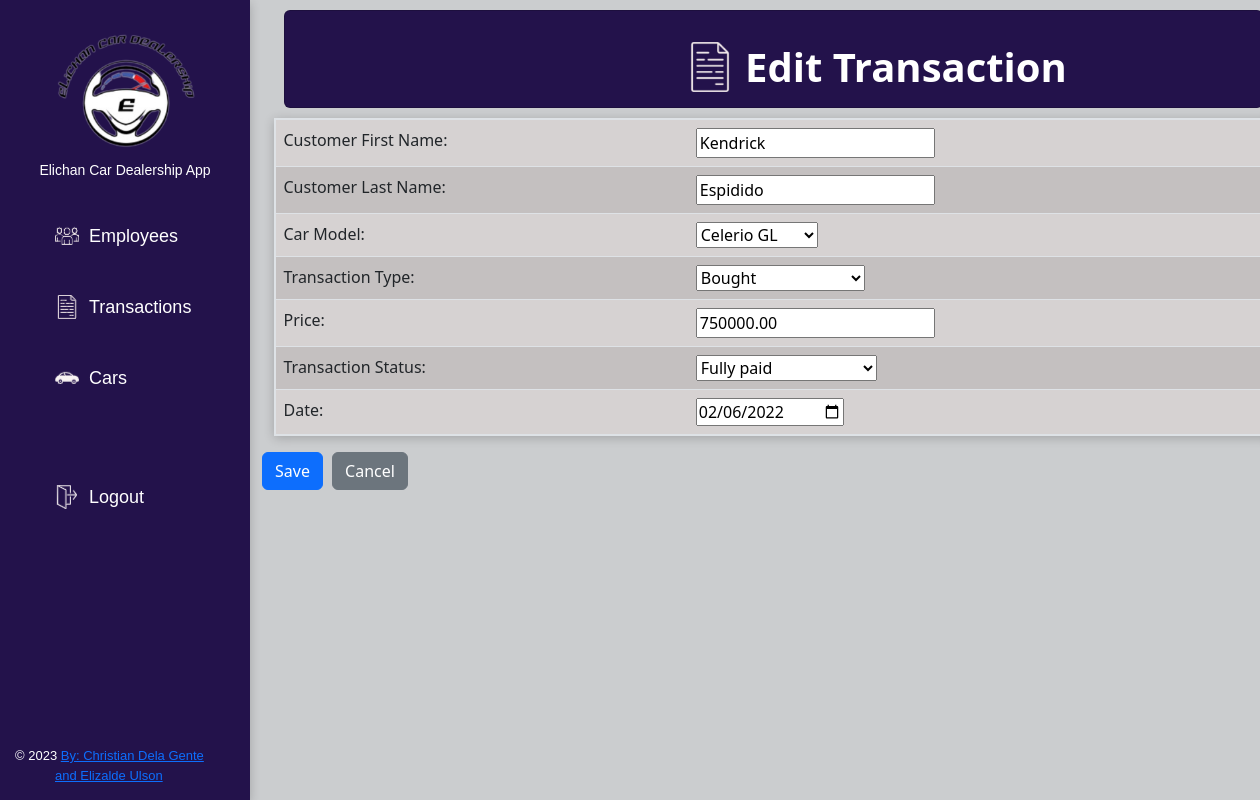
Screenshot of /edit_transaction/1/ with the database file from the repository.
### employees/models.py (models this page shows, shortened)
class Transaction(models.Model):
    TRANSACTION_TYPES = [
        ('Bought', 'Bought'),
        ('Repair', 'Repair'),
        ('Consult', 'Consult'),
    ]
    TRANSACTION_STATUS = [
        ('Fully paid', 'Fully paid'),
        ('Partially paid', 'Partially paid'),
        ('NA', 'NA'),
    ]
    fname = models.CharField(max_length=100)
    lname = models.CharField(max_length=100)
    car = models.ForeignKey(Car, on_delete=models.CASCADE)
    t_type = models.CharField(max_length=50, choices=TRANSACTION_TYPES)
    price = models.DecimalField(max_digits=10, decimal_places=2)
    t_status = models.CharField(max_length=50, choices=TRANSACTION_STATUS)
    date = models.DateField()

class Car(models.Model):
    car_model = models.CharField(max_length=100)
    manufacturer = models.CharField(max_length=100)

### employees/views.py (the view)
# urls.py: path('edit_transaction/<int:transaction_id>/', views.edit_transaction, name='edit_transaction'),
def edit_transaction(request, transaction_id):
    transaction = get_object_or_404(Transaction, id=transaction_id)
    if request.method == 'POST':
        form = TransactionForm(request.POST, instance=transaction)
        if form.is_valid():
            form.save()
            return redirect('transactions')
    else:
        form = TransactionForm(instance=transaction)
    cars = Car.objects.all()
    context = {
        'form': form,
        'cars': cars,
    }
    return render(request, 'edit_transaction.html', context)

### employees/forms.py
class TransactionForm(forms.ModelForm):
    class Meta:
        model = Transaction
        fields = '__all__'

### employees/templates/employees/edit_transaction.html (shortened to what this page needs)
<!DOCTYPE html>
<html>
<head>
  {% extends 'employees/sidebar.html' %}
  {% block content %}
  {% load static %}
  <link rel="stylesheet" type="text/css" href="{% static 'css/bootstrap.min.css' %}">
  <link rel="stylesheet" type="text/css" href="{% static 'css/style.css' %}">
  <link rel="stylesheet" type="text/css" href="{% static 'css/tables-buttons.css' %}">
</head>
<body>
    <div class="container">
        <div class="card strpied-tabled-with-hover" style="margin: 10px">
          <div class="d-flex justify-content-between align-items-center">
            <div class="d-flex align-items-center">
              <img src="{% static 'img/transaction-logo.png' %}" height="50px" width="50px" style="margin-right: 10px; margin-left: 400px; margin-top: 15px;">
              <h1>Edit Transaction</h1>
            </div>
          </div>
        </div>
      </div>
      <form method="post">
        <table class="table">
          <tbody>
            <tr>
              <td>Customer First Name:</td>
              <td><input type="text" id="id_fname" name="fname" value="{{ form.instance.fname }}" required></td>
            </tr>
            <tr>
              <td>Customer Last Name:</td>
              <td><input type="text" id="id_lname" name="lname" value="{{ form.instance.lname }}" required></td>
            </tr>
            <tr>
              <td>Car Model:</td>
              <td>
                <select id="id_car" name="car" required>
                  {% for car in cars %}
                  <option value="{{ car.id }}" {% if form.instance.car and car.pk == form.instance.car.pk %}selected{% endif %}>{{ car.car_model }}</option>
                  {% endfor %}
                </select>
              </td>
            </tr>
            <tr>
              <td>Transaction Type:</td>
              <td>
                <select id="id_t_type" name="t_type" required>
                  <option value="Bought" {% if form.instance.t_type == 'Bought' %}selected{% endif %}>Bought</option>
                </select>
              </td>
            </tr>
            <tr>
              <td>Price:</td>
              <td><input type="number" id="id_price" name="price" value="{{ form.instance.price }}" required></td>
            </tr>
            <tr>
              <td>Transaction Status:</td>
              <td>
                <select id="id_t_status" name="t_status" required>
                  <option value="Fully paid" {% if form.instance.t_status == 'Fully paid' %}selected{% endif %}>Fully paid</option>
                </select>
              </td>
            </tr>
            <tr>
              <td>Date:</td>
              <td><input type="date" id="id_date" name="date" value="{{ form.instance.date|date:'Y-m-d' }}" required></td>
            </tr>
          </tbody>
        </table>
        <button type="submit" class="btn btn-primary" style="margin-right: 5px">Save</button>
        <a href="{% url 'transactions' %}" class="btn btn-secondary">Cancel</a>
      </form>
    {% endblock %}

### static/css/style.css (style rules this page uses)
a, p { font-family: Verdana, Geneva, Tahoma, sans-serif; font-size: large; }
body { overflow-x: hidden; margin: 0; padding: 0; }

### static/css/tables-buttons.css (style rules this page uses)
.content, body { background-color: #cbcdcf; }
table { border-collapse: collapse; width: 100%; max-width: 1000px; margin: 0 auto; border: solid; border-color: rgb(35, 18, 75); border-width: 2px; box-shadow: 0px 2px 10px rgba(0, 0, 0, 0.2); }
th, td { text-align: left; padding: 8px; }
tr:nth-child(odd) { background-color: #d6d2d2; }
tr:nth-child(even) { background-color: #c4c0c0; }
h1 { font-weight: bold; text-align: center; margin-top: 32px; margin-bottom: 16px; color: white; }
.card.strpied-tabled-with-hover { background-color: rgb(35, 18, 75); }
button, .submit { display: inline-block; padding: 8px 16px; font-size: 14px; font-weight: bold; text-align: center; text-decoration: none; background-color: #007bff; color: #fff; border: none; border-radius: 4px; cursor: pointer; transition: 0.15s; }

### rows the page displays
Transaction: fname "Kendrick", lname "Espidido", car "Celerio GL", t_type "Bought", price "750000.00", t_status "Fully paid", date "02/06/2022"
